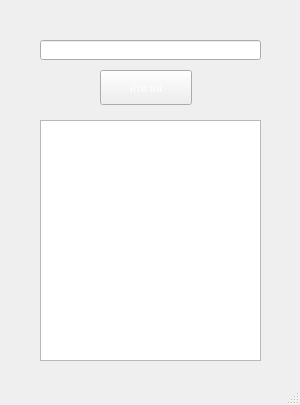
<?xml version="1.0" encoding="UTF-8"?>
<ui version="4.0">
 <class>MainWindow</class>
 <widget class="QMainWindow" name="MainWindow">
  <property name="geometry">
   <rect>
    <x>0</x>
    <y>0</y>
    <width>300</width>
    <height>405</height>
   </rect>
  </property>
  <property name="minimumSize">
   <size>
    <width>300</width>
    <height>405</height>
   </size>
  </property>
  <property name="maximumSize">
   <size>
    <width>300</width>
    <height>405</height>
   </size>
  </property>
  <property name="windowTitle">
   <string>โปรแกรมแม่สูตรคูณ</string>
  </property>
  <property name="styleSheet">
   <string notr="true">background-image: url(:/image/background.jpg);</string>
  </property>
  <widget class="QWidget" name="centralwidget">
   <widget class="QLineEdit" name="inputTxt">
    <property name="geometry">
     <rect>
      <x>40</x>
      <y>40</y>
      <width>221</width>
      <height>20</height>
     </rect>
    </property>
    <property name="styleSheet">
     <string notr="true">background-image: url(:/image/Whitescreen.png);</string>
    </property>
   </widget>
   <widget class="QPushButton" name="btnCalculate">
    <property name="geometry">
     <rect>
      <x>100</x>
      <y>70</y>
      <width>92</width>
      <height>35</height>
     </rect>
    </property>
    <property name="styleSheet">
     <string notr="true">background-image: url(:/image/button.png);
font: 75 12pt &quot;MS Shell Dlg 2&quot;;
color: rgb(255, 255, 255);</string>
    </property>
    <property name="text">
     <string>คำนวณ</string>
    </property>
   </widget>
   <widget class="QPlainTextEdit" name="diaplayText">
    <property name="geometry">
     <rect>
      <x>40</x>
      <y>120</y>
      <width>221</width>
      <height>241</height>
     </rect>
    </property>
    <property name="styleSheet">
     <string notr="true">background-image: url(:/image/Whitescreen.png);</string>
    </property>
   </widget>
  </widget>
  <widget class="QMenuBar" name="menubar">
   <property name="geometry">
    <rect>
     <x>0</x>
     <y>0</y>
     <width>300</width>
     <height>19</height>
    </rect>
   </property>
  </widget>
  <widget class="QStatusBar" name="statusbar"/>
 </widget>
 <resources>
  <include location="MyImage.qrc"/>
 </resources>
 <connections/>
</ui>
